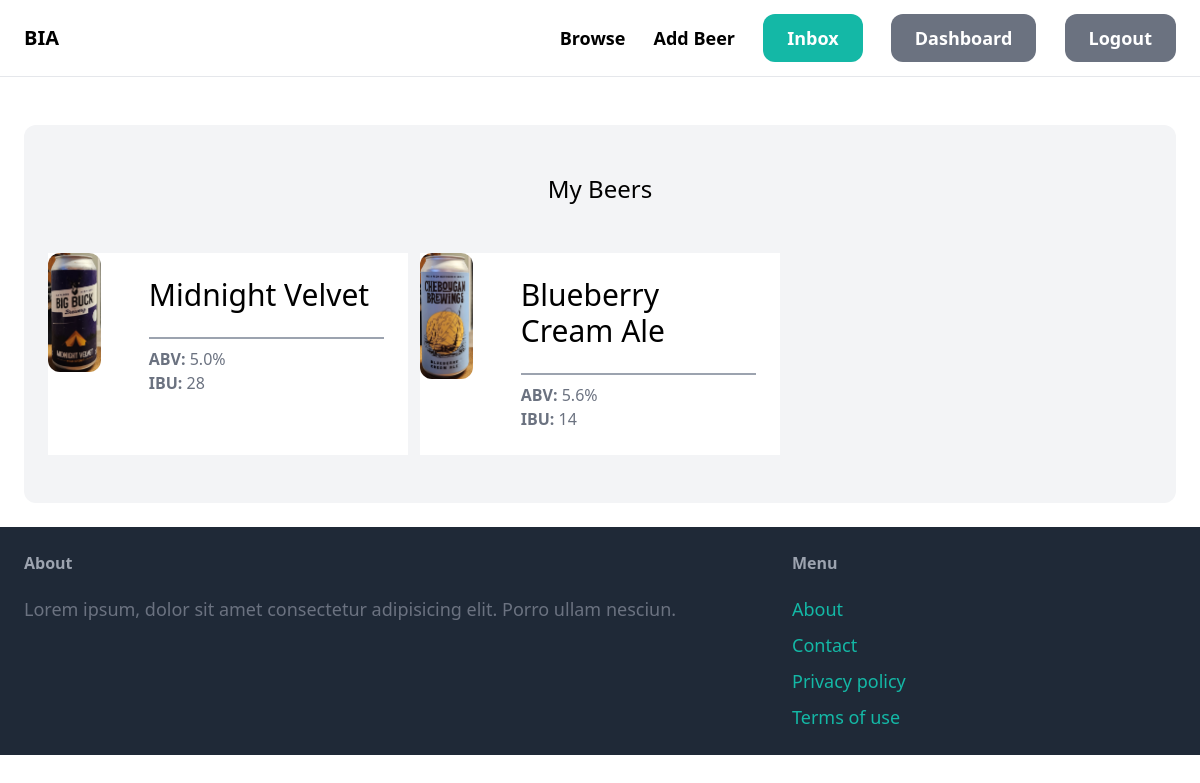
/dashboard/ (signed in), run on an earlier commit of the app's database.
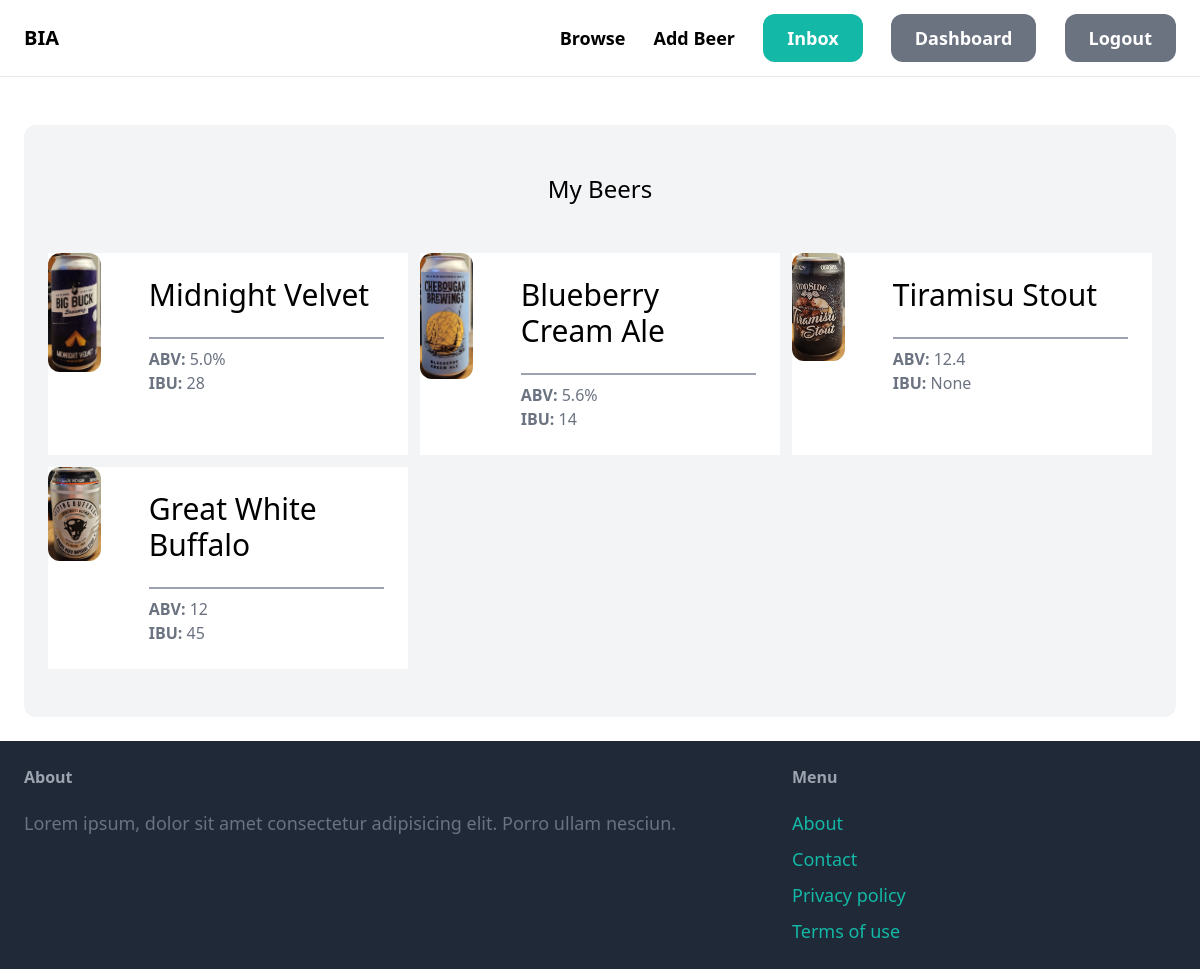
And on a later commit of the database.
### item/models.py (models this page shows, shortened)
class Item(models.Model):
    category = models.ForeignKey(
        Category, related_name='items', on_delete=models.CASCADE)
    name = models.CharField(max_length=255)
    brewery = models.CharField(max_length=255, blank=True, null=True)
    city = models.CharField(max_length=255, blank=True, null=True)
    state = models.CharField(max_length=255, blank=True, null=True)
    description = models.TextField(blank=True, null=True)
    abv = models.CharField(max_length=10, blank=True, null=True)
    ibu = models.CharField(max_length=10, blank=True, null=True)
    image = models.ImageField(upload_to='item_images', blank=True, null=True)
    quantity = models.IntegerField(default=0)
    created_by = models.ForeignKey(
        User, related_name='items', on_delete=models.CASCADE)
    created_at = models.DateTimeField(auto_now_add=True)
    updated_at = models.DateTimeField(auto_now_add=True)

### dashboard/views.py (the view)
# urls.py: path('', views.index, name='index'),
@login_required
def index(request):
    items = Item.objects.filter(created_by=request.user)
    return render(request, 'dashboard/index.html', {
        'items': items,
    })

### dashboard/templates/dashboard/index.html (shortened to what this page needs)
{% extends 'core/base.html' %}
{% block content %}
    <div class="mt-6 px-6 py-12 bg-gray-100 rounded-xl">
        <h2 class="mb-12 text-2xl text-center">My Beers</h2>
        <div class="grid grid-cols-3 gap-3 ">
            {% for item in items %}
            <a href="{% url 'item:detail' item.id %}">
                <div class="grid grid-cols-5 gap-6 bg-white h-full">
                  <div class="col-span-1  rounded-xl  ">
                      <img src="{{ item.image.url }}" alt="" srcset="" class="rounded-xl block my-auto">
                  </div>
                  <div class="col-span-4 p-6  rounded-xl">
                      <h1 class="mb-6 text-3xl">{{ item.name }}</h1>
                      <hr class="my-2 h-0.5 border-t-0 bg-gray-400 opacity-100 dark:opacity-50" />
                      <p class="text-gray-500"><strong>ABV: </strong>{{ item.abv}}</p>
                      <p class="text-gray-500"><strong>IBU: </strong>{{ item.ibu}}</p>
                  </div>
               </div>
            </a>
            {% endfor %}
        </div>
    </div>
{% endblock %}

### core/templates/core/base.html (shortened to what this page needs)
<!DOCTYPE html>
<html lang="en">
<head>
    <script src="https://cdn.tailwindcss.com"></script>
</head>
<body>
    <nav class="py-6 px-6 flex justify-between items-center border-b border-gray-200">
        <a href="/" class="text-xl font-semibold">BIA</a>
        <div class="space-x-6">
            <a href="#" class="text-lg font-semibold hover:text-gray-500">Browse</a>
            {% if request.user.is_authenticated %}
                <a href="{% url 'item:new' %}" class="text-lg font-semibold hover:text-gray-500">Add Beer</a>
                <a href="{% url 'core:signup' %}" class="px-6 py-3 text-lg font-semibold bg-teal-500 text-white rounded-xl hover:bg-teal-700">Inbox</a>
                <a href="{% url 'dashboard:index' %}" class="px-6 py-3 text-lg font-semibold bg-gray-500 text-white rounded-xl hover:bg-gray-700">Dashboard</a>
                <a href="{% url 'logout' %}" class="px-6 py-3 text-lg font-semibold bg-gray-500 text-white rounded-xl hover:bg-gray-700">Logout</a>
            {% else %}
                 <a href="{% url 'core:signup' %}" class="px-6 py-3 text-lg font-semibold bg-teal-500 text-white rounded-xl hover:bg-teal-700">Sign Up</a>
                <a href="{% url 'core:login' %}" class="px-6 py-3 text-lg font-semibold bg-gray-500 text-white rounded-xl hover:bg-gray-700">Login</a>
            {% endif %}
        </div>
    </nav>
    <div class="px-6 py-6">
        {% block content %}
        {% endblock %}
    </div>
    <footer class="py-6 px-6 flex justify-between bg-gray-800">
        <div class="w-2/3 pr-10">
            <h3 class="mb-5 font-semibold text-gray-400">About</h3>
            <p class="text-lg text-gray-500">Lorem ipsum, dolor sit amet consectetur adipisicing elit. Porro ullam nesciun.</p>
        </div>
        <div class="w-1/3 ">
            <h3 class="mb-5 font-semibold text-gray-400">Menu</h3>
            <ul class="space-y-2">
                <li><a href="" class="text-lg text-teal-500 hover:text-teal-700">About</a></li>
                <li><a href="{% url 'core:contact' %}" class="text-lg text-teal-500 hover:text-teal-700">Contact</a></li>
                <li><a href="" class="text-lg text-teal-500 hover:text-teal-700">Privacy policy</a></li>
                <li><a href="" class="text-lg text-teal-500 hover:text-teal-700">Terms of use</a></li>
            </ul>
        </div>
    </footer>
</body>
</html>

What changed in the data, as far as the page shows it:
added Item: image (picture), name "Tiramisu Stout", abv "12.4", ibu "None"
added Item: image (picture), name "Great White Buffalo", abv "12", ibu "45"
